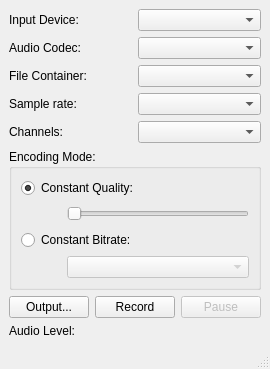
<?xml version="1.0" encoding="UTF-8"?>
<ui version="4.0">
 <class>AudioRecorder</class>
 <widget class="QMainWindow" name="AudioRecorder">
  <property name="geometry">
   <rect>
    <x>0</x>
    <y>0</y>
    <width>259</width>
    <height>367</height>
   </rect>
  </property>
  <property name="windowTitle">
   <string>MainWindow</string>
  </property>
  <widget class="QWidget" name="centralwidget">
   <layout class="QGridLayout" name="gridLayout_3">
    <item row="1" column="0" colspan="3">
     <widget class="QGroupBox" name="groupBox">
      <property name="title">
       <string>Encoding Mode:</string>
      </property>
      <layout class="QGridLayout" name="gridLayout">
       <item row="0" column="0" colspan="2">
        <widget class="QRadioButton" name="constantQualityRadioButton">
         <property name="text">
          <string>Constant Quality:</string>
         </property>
         <property name="checked">
          <bool>true</bool>
         </property>
        </widget>
       </item>
       <item row="1" column="0">
        <spacer name="horizontalSpacer_2">
         <property name="orientation">
          <enum>Qt::Horizontal</enum>
         </property>
         <property name="sizeType">
          <enum>QSizePolicy::Fixed</enum>
         </property>
         <property name="sizeHint" stdset="0">
          <size>
           <width>40</width>
           <height>20</height>
          </size>
         </property>
        </spacer>
       </item>
       <item row="1" column="1">
        <widget class="QSlider" name="qualitySlider">
         <property name="orientation">
          <enum>Qt::Horizontal</enum>
         </property>
        </widget>
       </item>
       <item row="2" column="0" colspan="2">
        <widget class="QRadioButton" name="constantBitrateRadioButton">
         <property name="text">
          <string>Constant Bitrate:</string>
         </property>
        </widget>
       </item>
       <item row="3" column="0">
        <spacer name="horizontalSpacer">
         <property name="orientation">
          <enum>Qt::Horizontal</enum>
         </property>
         <property name="sizeType">
          <enum>QSizePolicy::Fixed</enum>
         </property>
         <property name="sizeHint" stdset="0">
          <size>
           <width>40</width>
           <height>20</height>
          </size>
         </property>
        </spacer>
       </item>
       <item row="3" column="1">
        <widget class="QComboBox" name="bitrateBox">
         <property name="enabled">
          <bool>false</bool>
         </property>
        </widget>
       </item>
      </layout>
     </widget>
    </item>
    <item row="3" column="0">
     <widget class="QLabel" name="levelLabel">
      <property name="text">
       <string>Audio Level:</string>
      </property>
     </widget>
    </item>
    <item row="0" column="0" colspan="3">
     <layout class="QGridLayout" name="gridLayout_2">
      <item row="2" column="0">
       <widget class="QLabel" name="label_3">
        <property name="text">
         <string>File Container:</string>
        </property>
       </widget>
      </item>
      <item row="3" column="1">
       <widget class="QComboBox" name="sampleRateBox"/>
      </item>
      <item row="2" column="1">
       <widget class="QComboBox" name="containerBox"/>
      </item>
      <item row="4" column="0">
       <widget class="QLabel" name="label_5">
        <property name="text">
         <string>Channels:</string>
        </property>
       </widget>
      </item>
      <item row="0" column="1">
       <widget class="QComboBox" name="audioDeviceBox"/>
      </item>
      <item row="3" column="0">
       <widget class="QLabel" name="label_4">
        <property name="text">
         <string>Sample rate:</string>
        </property>
       </widget>
      </item>
      <item row="1" column="0">
       <widget class="QLabel" name="label_2">
        <property name="text">
         <string>Audio Codec:</string>
        </property>
       </widget>
      </item>
      <item row="1" column="1">
       <widget class="QComboBox" name="audioCodecBox"/>
      </item>
      <item row="0" column="0">
       <widget class="QLabel" name="label">
        <property name="text">
         <string>Input Device:</string>
        </property>
       </widget>
      </item>
      <item row="4" column="1">
       <widget class="QComboBox" name="channelsBox"/>
      </item>
     </layout>
    </item>
    <item row="2" column="0">
     <widget class="QPushButton" name="outputButton">
      <property name="text">
       <string>Output...</string>
      </property>
     </widget>
    </item>
    <item row="2" column="1">
     <widget class="QPushButton" name="recordButton">
      <property name="text">
       <string>Record</string>
      </property>
     </widget>
    </item>
    <item row="2" column="2">
     <widget class="QPushButton" name="pauseButton">
      <property name="enabled">
       <bool>false</bool>
      </property>
      <property name="text">
       <string>Pause</string>
      </property>
     </widget>
    </item>
    <item row="3" column="1" colspan="2">
     <layout class="QVBoxLayout" name="levelsLayout"/>
    </item>
   </layout>
  </widget>
  <widget class="QStatusBar" name="statusbar"/>
 </widget>
 <resources/>
 <connections>
  <connection>
   <sender>constantQualityRadioButton</sender>
   <signal>toggled(bool)</signal>
   <receiver>qualitySlider</receiver>
   <slot>setEnabled(bool)</slot>
   <hints>
    <hint type="sourcelabel">
     <x>113</x>
     <y>197</y>
    </hint>
    <hint type="destinationlabel">
     <x>115</x>
     <y>223</y>
    </hint>
   </hints>
  </connection>
  <connection>
   <sender>constantBitrateRadioButton</sender>
   <signal>toggled(bool)</signal>
   <receiver>bitrateBox</receiver>
   <slot>setEnabled(bool)</slot>
   <hints>
    <hint type="sourcelabel">
     <x>173</x>
     <y>259</y>
    </hint>
    <hint type="destinationlabel">
     <x>190</x>
     <y>291</y>
    </hint>
   </hints>
  </connection>
  <connection>
   <sender>outputButton</sender>
   <signal>clicked()</signal>
   <receiver>AudioRecorder</receiver>
   <slot>setOutputLocation()</slot>
   <hints>
    <hint type="sourcelabel">
     <x>46</x>
     <y>340</y>
    </hint>
    <hint type="destinationlabel">
     <x>6</x>
     <y>302</y>
    </hint>
   </hints>
  </connection>
  <connection>
   <sender>recordButton</sender>
   <signal>clicked()</signal>
   <receiver>AudioRecorder</receiver>
   <slot>toggleRecord()</slot>
   <hints>
    <hint type="sourcelabel">
     <x>191</x>
     <y>340</y>
    </hint>
    <hint type="destinationlabel">
     <x>113</x>
     <y>317</y>
    </hint>
   </hints>
  </connection>
  <connection>
   <sender>pauseButton</sender>
   <signal>clicked()</signal>
   <receiver>AudioRecorder</receiver>
   <slot>togglePause()</slot>
   <hints>
    <hint type="sourcelabel">
     <x>252</x>
     <y>334</y>
    </hint>
    <hint type="destinationlabel">
     <x>258</x>
     <y>346</y>
    </hint>
   </hints>
  </connection>
 </connections>
 <slots>
  <slot>setOutputLocation()</slot>
  <slot>toggleRecord()</slot>
  <slot>togglePause()</slot>
 </slots>
</ui>
